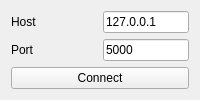
             <widget class="QWidget" name="tab_7">
              <attribute name="title">
               <string>Server</string>
              </attribute>
              <layout class="QGridLayout" name="gridLayout_13">
               <item row="0" column="0">
                <widget class="QLabel" name="label_13">
                 <property name="sizePolicy">
                  <sizepolicy hsizetype="Expanding" vsizetype="Fixed">
                   <horstretch>1</horstretch>
                   <verstretch>1</verstretch>
                  </sizepolicy>
                 </property>
                 <property name="text">
                  <string>Host</string>
                 </property>
                </widget>
               </item>
               <item row="0" column="1">
                <widget class="QLineEdit" name="line_edit_ip_server">
                 <property name="sizePolicy">
                  <sizepolicy hsizetype="Expanding" vsizetype="Fixed">
                   <horstretch>1</horstretch>
                   <verstretch>1</verstretch>
                  </sizepolicy>
                 </property>
                 <property name="text">
                  <string>127.0.0.1</string>
                 </property>
                </widget>
               </item>
               <item row="1" column="0">
                <widget class="QLabel" name="label_14">
                 <property name="sizePolicy">
                  <sizepolicy hsizetype="Expanding" vsizetype="Fixed">
                   <horstretch>1</horstretch>
                   <verstretch>1</verstretch>
                  </sizepolicy>
                 </property>
                 <property name="text">
                  <string>Port</string>
                 </property>
                </widget>
               </item>
               <item row="1" column="1">
                <widget class="QLineEdit" name="line_edit_port_server">
                 <property name="sizePolicy">
                  <sizepolicy hsizetype="Expanding" vsizetype="Fixed">
                   <horstretch>1</horstretch>
                   <verstretch>1</verstretch>
                  </sizepolicy>
                 </property>
                 <property name="text">
                  <string>5000</string>
                 </property>
                </widget>
               </item>
               <item row="2" column="0" colspan="2">
                <widget class="QPushButton" name="but_connect_server">
                 <property name="sizePolicy">
                  <sizepolicy hsizetype="Expanding" vsizetype="Fixed">
                   <horstretch>3</horstretch>
                   <verstretch>3</verstretch>
                  </sizepolicy>
                 </property>
                 <property name="text">
                  <string>Connect</string>
                 </property>
                </widget>
               </item>
              </layout>
             </widget>
